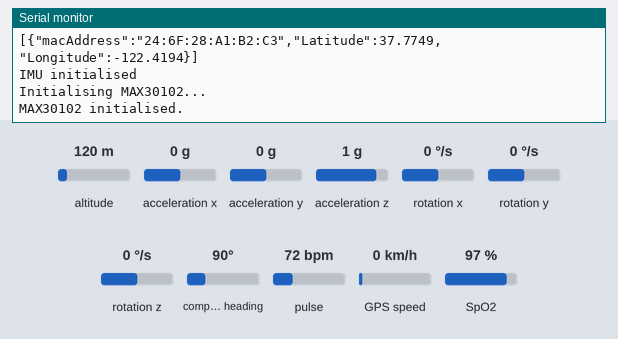
Simulated run of this sketch. Board: Arduino Nano 33 IoT. On the bench: the last lines printed to the serial monitor. The test bench sets the inputs (shaded band); at power-on: acceleration x 0 g, pulse 72 bpm, altitude 120 m, acceleration y 0 g, acceleration z 1 g, rotation x 0 °/s, rotation y 0 °/s, rotation z 0 °/s, compass heading 90°, GPS speed 0 km/h, SpO2 97 %. WiFi joins after 1.5 s; servers stay silent unless stated; uploads are accepted with an empty reply; the GPS gets a fix after 3 s at 37.7749, -122.4194 with 8 satellites.

Above: at 6.1 s.
6.2 s: acceleration x set to -1.4 g
At 20.06 s:
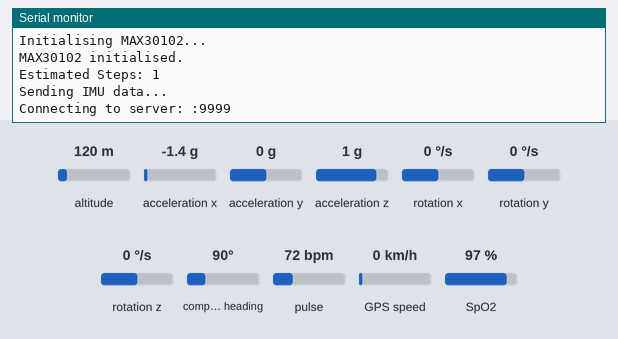
20.2 s: pulse set to 42 bpm
At 22.5 s:
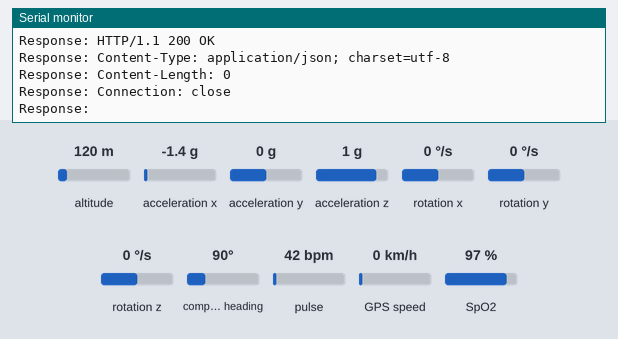

Measured:
- after the input at 6.2 s, the serial monitor: prints a new line after 13.7 s (image 1)
- after the input at 20.2 s, the serial monitor: prints a new line after 1.2 s (image 2)

The sketch:

Main.ino
```cpp
#include "secrets.h"
#include "IMU.h"
#include "MAX30102.h"
#include "mac_address.h"
#include "serialisation.h"
#include "HTTP_Post_Requests.h"
#include <WiFiNINA.h>

// Network Clients
WiFiClient imuClient;
WiFiClient maxClient;

// Constants
const int maxIMUSamples = 750;
const int maxMAXSamples = 20;
const unsigned long imuInterval = 20;         // 50 Hz
unsigned long lastIMUSampleTime = 0;
int sampleCountIMU = 0;
int imuSendCount = 0;
int sampleCountMAX = 0;

// Buffers
IMUReading imuBuffer[maxIMUSamples];
MAX30102Reading maxBuffer[maxMAXSamples];

// Sending
// Batching and Step Counter
const unsigned long batchInterval = 5 * 60 * 1000; // 5 minutes
unsigned long lastBatchSend = 0;
MAX30102Batch maxBatch;

SendState sendState = Idle;
String payload;
bool sendTriggered = false;

const char* macAddress;

void setup() {
  Serial.begin(115200);
  while (!Serial);

  WiFi.begin(SSID, PASSWORD);
  while (WiFi.status() != WL_CONNECTED) {
    delay(1000);
    Serial.println("Connecting to Wi-Fi...");
  }

  Serial.println("WiFi connected.");
  Serial.print("IP: ");
  Serial.println(WiFi.localIP());

  macAddress = getMacAddress();
  Serial.print("MAC: ");
  Serial.println(macAddress);

  initGPS();
  postInitialGPS(maxClient, HOST, API_PORT, GPS_ENDPOINT);
  initIMU();
  initMAX30102();
}

void loop() {
  unsigned long now = millis();

  if (sampleCountIMU < maxIMUSamples && (now - lastIMUSampleTime >= imuInterval)) {
  lastIMUSampleTime = now;

  if (readIMU(imuBuffer[sampleCountIMU])) {
    //Serial.print("Buffered IMU #");
    //Serial.println(sampleCountIMU + 1);
    sampleCountIMU++;
    }
  }

if (sampleCountIMU >= maxIMUSamples && sendState == Idle) {
  int steps = getStepCount();
  Serial.print("Estimated Steps: ");
  Serial.println(steps);
  Serial.println("Sending IMU data...");

  beginIMUSend(imuClient, HOST, AI_API_PORT, IMU_ENDPOINT,
               imuBuffer, sampleCountIMU, sendState);
  sampleCountIMU = 0;

  // Take one MAX30102 reading immediately after IMU send
  if (sampleCountMAX < maxMAXSamples) {
    int32_t heartRate, spo2;
    int8_t validHeartRate, validSPO2;

    if (readMAX30102(heartRate, validHeartRate, spo2, validSPO2)) {
      maxBuffer[sampleCountMAX].heartRate = heartRate;
      maxBuffer[sampleCountMAX].spO2 = spo2;
      sampleCountMAX++;

      Serial.print("MAX30102 (after IMU send): HR=");
      Serial.print(heartRate);
      Serial.print(" SpO2=");
      Serial.println(spo2);
    } else {
      Serial.println("MAX30102 reading failed");
    }
  }
}

  // Batch Send
  if ((now - lastBatchSend >= batchInterval) && sendState == Idle) {
    Serial.println("Sending MAX30102 batch + GPS + steps...");
    maxBatch.mac = macAddress;
    maxBatch.gps = readGPS();
    maxBatch.steps = getStepCount();

  // Fill batch from buffer
    maxBatch.count = sampleCountMAX;
      for (int i = 0; i < sampleCountMAX; i++) {
        maxBatch.readings[i] = maxBuffer[i];
    }

    sendMAX30102Batch(maxClient, HOST, API_PORT, DATA_ENDPOINT, maxBatch, sendState);
    resetStepCount();
    sampleCountMAX = 0;
    imuSendCount = 0;
    lastBatchSend = now;
  }

  handleClientSend(imuClient, sendState);
  handleClientSend(maxClient, sendState);
  if (sendState == Done) {
    sendState = Idle;
  }
}
```

GPS.cpp
```cpp
#include <TinyGPS++.h>
#include "GPS.h"

static TinyGPSPlus gps;
const long GPSBaud = 9600;

void initGPS() {
  Serial1.begin(GPSBaud);
  delay(100);  // Give some time for the GPS module to start sending data
  if (Serial1.available()) {
    Serial.println("GPS initialised");
  } else {
    Serial.println("Failed to initialise GPS (no data received)");
  }
}


GPSReading readGPS() {
  while (Serial1.available()) {
    gps.encode(Serial1.read());
  }

  GPSReading reading = {0.0, 0.0, false};

  if (gps.location.isValid()) {
    reading.Latitude = gps.location.lat();
    reading.Longitude = gps.location.lng();
    reading.Valid = true;
  }

  return reading;
}

bool hasFix() {
  return gps.location.isValid() &&
         !isnan(gps.location.lat()) &&
         !isnan(gps.location.lng()) &&
         gps.location.lat() != 0.0 &&
         gps.location.lng() != 0.0;
}
```

GPS.h
```cpp
#ifndef gps_h
#define gps_h

#include <Arduino.h>

//VCC -> 3.3V | GND -> GND | TX -> D0(RX1) | RX -> D1(RX0) WE DON'T USE THIS

struct GPSReading {
  float Latitude;
  float Longitude;
  bool Valid;
};

void initGPS();
GPSReading readGPS();
bool hasFix();

#endif
```

HTTP_Post_Requests.cpp
```cpp
#include "HTTP_Post_Requests.h"
#include <ArduinoJson.h>
#include "serialisation.h"
#include "MAX30102.h"
#include "GPS.h"

extern const char* macAddress;

void postInitialGPS(WiFiClient& client, const char* server, int port, const String& endpoint) {
  Serial.println("Waiting for GPS fix before posting initial location...");

  const unsigned long timeout = 900000; // 15 minutes
  unsigned long start = millis();

  GPSReading gps;
  while (!hasFix() && (millis() - start < timeout)) {
    gps = readGPS();
    delay(1000);
  }

  if (!hasFix()) {
    Serial.println("Timed out waiting for GPS fix.");
    return;
  }

  Serial.println("GPS fix acquired:");
  Serial.print("Latitude: "); Serial.println(gps.Latitude, 6);
  Serial.print("Longitude: "); Serial.println(gps.Longitude, 6);

  StaticJsonDocument<256> doc;
  JsonArray gpsArray = doc.to<JsonArray>();

  JsonObject gpsObj = gpsArray.createNestedObject();
  gpsObj["macAddress"] = macAddress;
  gpsObj["Latitude"] = gps.Latitude;
  gpsObj["Longitude"] = gps.Longitude;


  String payload;
  serializeJson(doc, payload);

  if (client.connect(server, port)) {
    client.print(F("POST "));
    client.print(endpoint);
    client.println(F(" HTTP/1.1"));
    client.print(F("Host: "));
    client.println(server);
    client.println(F("Content-Type: application/json"));
    client.print(F("Content-Length: "));
    client.println(payload.length());
    client.println(F("Connection: close"));
    client.println();
    client.println(payload);

    Serial.println("Initial GPS fix posted:");
    Serial.println(payload);

    // Wait for headers to finish
    while (client.connected()) {
      String line = client.readStringUntil('\n');
      if (line == "\r") break;
    }

    client.stop();
  } else {
    Serial.println("Failed to connect to server for initial GPS post.");
  }
}

class LengthCalculator : public Print {
public:
  size_t len = 0;
  size_t write(uint8_t) override { len++; return 1; }
  size_t write(const uint8_t *buffer, size_t size) override { len += size; return size; }
};


void beginIMUSend(WiFiClient& client, const char* server, int port, const String& endpoint,
                  IMUReading* readings, int count, SendState& state) {
// STEP 1: Calculate content length
  LengthCalculator calc;
  calc.print("{\"mac\":\"");
  calc.print(macAddress);
  calc.print("\",\"readings\":[");
  for (int i = 0; i < count; ++i) {
    if (i > 0) calc.print(",");
    sendIMUReading(calc, readings[i]);
  }
  calc.print("]}");
  int contentLength = calc.len;

  // STEP 2: Connect and send
  Serial.print("Connecting to server: ");
  Serial.print(server);
  Serial.print(":");
  Serial.println(port);

  if (client.connect(server, port)) {
    Serial.println("IMU client connected to server.");

    client.print(F("POST "));
    client.print(endpoint);
    client.println(F(" HTTP/1.1"));
    client.print(F("Host: "));
    client.println(server);
    client.println(F("Content-Type: application/json"));
    client.print(F("Content-Length: "));
    client.println(contentLength);
    client.println(F("Connection: close"));
    client.println();

    // STEP 3: Stream JSON data
    client.print("{\"mac\":\"");
    client.print(macAddress);
    client.print("\",\"readings\":[");
    for (int i = 0; i < count; ++i) {
      if (i > 0) client.print(",");
      sendIMUReading(client, readings[i]);
    }
    client.println("]}");

    Serial.println("IMU data streamed.");
    state = Sending;
  } else {
    Serial.println("IMU connection to server failed.");
    state = Done;
  }
}

bool handleClientSend(WiFiClient& client, SendState& state) {
  if (state == Sending) {
    while (client.available()) {
      String line = client.readStringUntil('\n');
      Serial.println("Response: " + line);
    }
    if (!client.connected()) {
      client.stop();
      state = Done;
      return true;
    }
  }
  return false;
}

void sendMAX30102Batch(WiFiClient& client, const char* server, int port, const String& endpoint,
                       const MAX30102Batch& batch, SendState& state) {
  StaticJsonDocument<1024> doc;
  serialiseMAX30102Batch(doc, batch);

  String payload;
  serializeJson(doc, payload);
  Serial.println("DEBUG: Combined Payload:");
  Serial.println(payload);

  Serial.print("Connecting to MAX endpoint: ");
  Serial.print(server);
  Serial.print(":");
  Serial.println(port);

  if (client.connect(server, port)) {
    client.print(F("POST "));
    client.print(endpoint);
    client.println(F(" HTTP/1.1"));
    client.print(F("Host: "));
    client.println(server);
    client.println(F("Content-Type: application/json"));
    client.print(F("Content-Length: "));
    client.println(payload.length());
    client.println(F("Connection: close"));
    client.println();
    client.println(payload);

    Serial.println("MAX30102 batch with GPS and steps sent.");
    state = Sending;

    /*
    // Read the response line by line
    String statusLine = client.readStringUntil('\n');
    Serial.print("HTTP Response: ");
    Serial.println(statusLine);

    // Optional: print remaining headers/body
    while (client.available()) {
      String line = client.readStringUntil('\n');
      Serial.println(line);
    }
    */
  } else {
    Serial.println("Connection to batch endpoint failed.");
    state = Done;
  }
}
```

HTTP_Post_Requests.h
```cpp
#ifndef HTTP_POST_REQUESTS_H
#define HTTP_POST_REQUESTS_H

#include <WiFiNINA.h>
#include <ArduinoJson.h>
#include "IMU.h"
#include "MAX30102.h"

enum SendState { Idle, Connecting, Sending, Done };

// Inline function for JSON streaming
inline void sendIMUReading(Print& out, const IMUReading& reading) {
  const float degToRad = 0.0174533;

  float ax = reading.ax;
  float ay = reading.ay;
  float az = reading.az;

  float gx_rad = reading.gx * degToRad;
  float gy_rad = reading.gy * degToRad;
  float gz_rad = reading.gz * degToRad;

  StaticJsonDocument<64> doc;
  doc["ax"] = ax;
  doc["ay"] = ay;
  doc["az"] = az;
  doc["gx"] = gx_rad;
  doc["gy"] = gy_rad;
  doc["gz"] = gz_rad;

  serializeJson(doc, out);
}

void postInitialGPS(WiFiClient& client, const char* server, int port, const String& endpoint);

void beginIMUSend(WiFiClient& client, const char* server, int port, const String& endpoint,
                  IMUReading* readings, int count, SendState& state);

bool handleClientSend(WiFiClient& client, SendState& state);

void sendMAX30102Batch(WiFiClient& client, const char* server, int port, const String& endpoint,
                       const MAX30102Batch& batch, SendState& state);

String getIMUReadingJSON(const IMUReading& reading);

#endif
```

IMU.cpp
```cpp
#include "IMU.h"
#include <math.h> // for sqrt

static int steps = 0;
static bool wasAbove = false;
const float stepThreshold = 1.2;

void initIMU() {
  if (!IMU.begin()) {
    Serial.println("Failed to initialise LSM6DS3");
  } else {
    Serial.println("IMU initialised");
  }
}

bool readIMU(IMUReading& reading) {
  if (IMU.accelerationAvailable()) {
    IMU.readAcceleration(reading.ax, reading.ay, reading.az);

    // Step detection using acceleration magnitude
    float magnitude = sqrt(reading.ax * reading.ax +
                           reading.ay * reading.ay +
                           reading.az * reading.az);

  if (!wasAbove && magnitude > stepThreshold) {
    steps++;
    wasAbove = true;
  } else if (wasAbove && magnitude < 0.95) {
    wasAbove = false;
  }
}

  if (IMU.gyroscopeAvailable()) {
    IMU.readGyroscope(reading.gx, reading.gy, reading.gz);
  }

  return true;
}

int getStepCount() {
  return steps;
}

void resetStepCount() {
  steps = 0;
  wasAbove = false;
}
```

IMU.h
```cpp
#ifndef IMU_H
#define IMU_H

#include <Arduino_LSM6DS3.h>

struct IMUReading {
  float ax, ay, az;
  float gx, gy, gz;
};

void initIMU();
bool readIMU(IMUReading& reading);
int getStepCount();
void resetStepCount();

#endif
```

MAX30102.cpp
```cpp
#include "MAX30102.h"
#include <MAX30105.h>
#include <Wire.h>
#include "spo2_algorithm.h"
#include <Arduino.h>

MAX30105 particleSensor;
uint32_t irBuffer[100];
uint32_t redBuffer[100];

void initMAX30102() {
  Serial.println("Initialising MAX30102...");

  if (!particleSensor.begin(Wire, I2C_SPEED_STANDARD)) {
    Serial.println("MAX30102 not found. Check wiring.");
    while (1);
  }

  particleSensor.setup();
  particleSensor.setPulseAmplitudeRed(0x3F);
  particleSensor.setPulseAmplitudeIR(0x3F);
  particleSensor.setPulseAmplitudeGreen(0);
  Serial.println("MAX30102 initialised.");
}

bool readMAX30102(int32_t &heartRate, int8_t &validHeartRate, int32_t &spo2, int8_t &validSPO2) {
  for (byte i = 0; i < 100; i++) {
    while (!particleSensor.available()) {
      particleSensor.check();
    }

    redBuffer[i] = particleSensor.getRed();
    irBuffer[i] = particleSensor.getIR();
    particleSensor.nextSample();
  }

  maxim_heart_rate_and_oxygen_saturation(
    irBuffer, 100,
    redBuffer,
    &spo2, &validSPO2,
    &heartRate, &validHeartRate
  );

  return (validHeartRate && validSPO2);
}
```

MAX30102.h
```cpp
#ifndef MAX30102_H
#define MAX30102_H

#include "gps.h"

//VIN -> 3.3V | SDA -> A4 | SCL -> A5 | GND -> GND

struct MAX30102Reading {
  int32_t heartRate;
  int32_t spO2;
};

const int maxBatchSize = 10;

struct MAX30102Batch {
  const char* mac;
  GPSReading gps;
  MAX30102Reading readings[maxBatchSize];
  int count = 0;
  int steps = 0;
};

void initMAX30102();
bool readMAX30102(int32_t& heartRate, int8_t& validHeartRate, int32_t& spO2, int8_t& validSPO2);

#endif
```

mac_address.cpp
```cpp
#include <WiFiNINA.h>
#include "mac_address.h"

const char* getMacAddress() {
  static char macStr[18]; // 17 chars + null terminator

  byte mac[6];
  WiFi.macAddress(mac);
  snprintf(macStr, sizeof(macStr),
           "%02X:%02X:%02X:%02X:%02X:%02X",
           mac[0], mac[1], mac[2], mac[3], mac[4], mac[5]);

  return macStr;
}
```

mac_address.h
```cpp
#ifndef MAC_ADDRESS_H
#define MAC_ADDRESS_H

const char* getMacAddress();

#endif
```

secrets.h
```cpp
#ifndef SECRETS_H
#define SECRETS_H

// Replace with your own Wi-Fi credentials and server info
const char SSID[] = "";
const char PASSWORD[] = "";

const char HOST[] = "";
const int AI_API_PORT = 9999;
const int API_PORT = 5171;

const char IMU_ENDPOINT[] = "/predict";
const char DATA_ENDPOINT[] = "/api/Arduino/data";
const char GPS_ENDPOINT[] = "/api/Arduino/gps";

#endif
```

serialisation.cpp
```cpp
#include "Serialisation.h"

void serialiseIMUReading(JsonArray& array, const IMUReading& reading) {
  JsonObject obj = array.createNestedObject();
  obj["ax"] = reading.ax;
  obj["ay"] = reading.ay;
  obj["az"] = reading.az;
  obj["gx"] = reading.gx;
  obj["gy"] = reading.gy;
  obj["gz"] = reading.gz;
}

void serialiseIMUBuffer(JsonArray& array, IMUReading* buffer, int count) {
  for (int i = 0; i < count; ++i) {
    serialiseIMUReading(array, buffer[i]);
  }
}

void serialiseMAX30102Batch(JsonDocument& doc, const MAX30102Batch& batch) {
  doc["macAddress"] = batch.mac;
  doc["latitude"] = batch.gps.Latitude;
  doc["longitude"] = batch.gps.Longitude;
  doc["steps"] = batch.steps;

  JsonArray readings = doc.createNestedArray("max30102");
  for (int i = 0; i < batch.count; ++i) {
    JsonObject r = readings.createNestedObject();
    r["heartRate"] = batch.readings[i].heartRate;
    r["spO2"] = batch.readings[i].spO2;
  }
}
```

serialisation.h
```cpp
#ifndef SERIALISATION_H
#define SERIALISATION_H

#include <ArduinoJson.h>
#include "IMU.h"
#include "MAX30102.h"

void serialiseIMUReading(JsonArray& array, const IMUReading& reading);
void serialiseIMUBuffer(JsonArray& array, IMUReading* buffer, int count);
void serialiseMAX30102Batch(JsonDocument& doc, const MAX30102Batch& batch);

#endif
```
